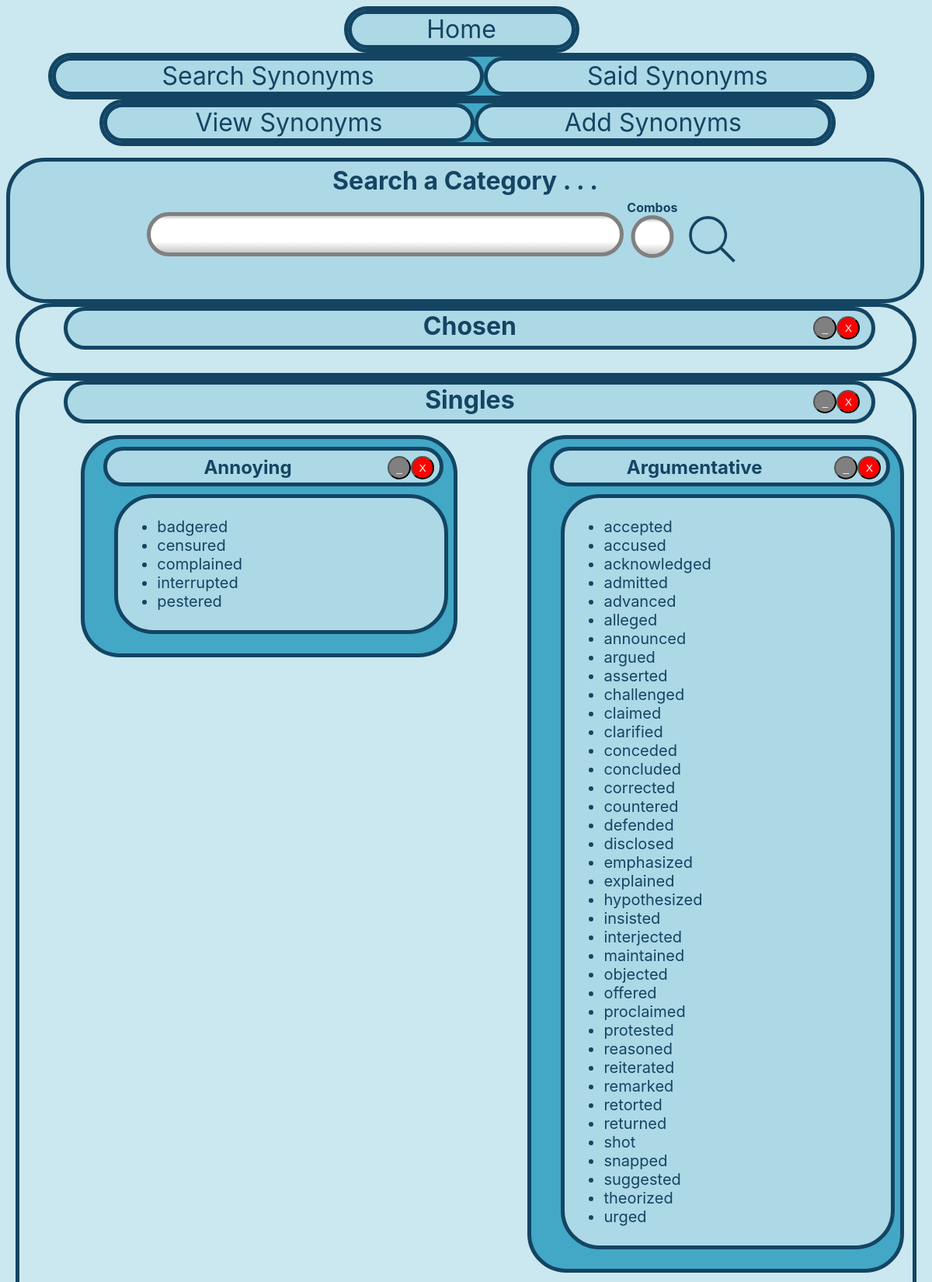
/said/ (upper part), run on the app's committed database.
### said_synonyms/models.py (models this page shows)
class Category (models.Model):
    name  = models.CharField(max_length=255)
    terms = models.ManyToManyField(SaidSynonym)
    class Meta:
        ordering = [ 'name' ]
    def __str__ (self):
        return self.name

class SaidSynonym (models.Model):
    term = models.CharField(max_length=255)
    class Meta:
        ordering = [ 'term' ]
    def __str__ (self):
        return self.term

### said_synonyms/views.py (the view)
# urls.py: path('', view_syns_view, name="Synonyms for 'said'"),
@csrf_exempt
def view_syns_view (request, *args, **kwargs):
    print(request)
    print(request.user)
    categories = create([])
    return render(request, 'view/view_synonyms.html', {
        'main_search_form': SearchForm(None),
        'categories': categories,
        'singles': True
    })

### said_synonyms/forms.py
class SearchForm (forms.Form):
    class Meta:
        fields = [
            'search_bar',
            'get_intersections'
        ]
    search_bar = forms.CharField (
        required=False,
        label='Search a Category . . . ',
        widget=forms.TextInput (
            attrs={
                'class': 'line-item search-bar',
                'id': 'main-search',
                'action': '/search/',
                'style': 'float: inherit;',
                'autocompletable': 'true',
                'name': 'search_bar'
            },
        ),
        max_length=255
    )
    get_intersections = forms.BooleanField(
        required=False,
        label='Combos',
        initial=False,
        help_text='This may take a while!',
        widget=forms.CheckboxInput (
            attrs={
                'class': 'intersection-button',
                'id': 'checkid'
            }
        )
    )

### said_synonyms/scripts/create_categories.py (called while the page is built)
def create (cat_list):
    all = len(cat_list) == 0
    print(all)
    return {
        str(x) : list(map(
            lambda term: str(term),
            x.terms.all()
        ))
        for x in Category.objects.all()#[:2]
        if all or str(x) in cat_list
    }

### said_synonyms/templates/view/view_synonyms.html (shortened to what this page needs)
{% extends 'base.html' %}
{% block content %}
{% include 'said_nav.html' %}
{% load static %}
<link rel="stylesheet" type="text/css" href="{% static 'css/main_css.css' %}" />
<link rel="stylesheet" type="text/css" href="{% static 'css/view_said_categories.css' %}" />
{% include 'search_form.html' %}
<div id="wrapper-wrapper-container">
    <div id="chosen">
        <div class="wrapper-wrapper" style="position: relative;" id="remove-container">
            <h1 class="wrapper-name box">
                Chosen
                <input type="button" onclick="remove(this); iso()" class="x down" value="X" style="top: 7px; right: 15px" />
                <input type="button" onclick="minimize(this); iso()" class="_ down" value="_" style="top: 7px; right: 45px" />
            </h1>
            <div id="minimize-container">
            </div>
        </div>
    </div>
    <div id="categories">
        <div class="wrapper-wrapper" style="position: relative;" id="remove-container">
            <h1 class="wrapper-name box">
                Singles
                <input type="button" onclick="remove(this); iso()" class="x down" value="X" style="top: 7px; right: 15px" />
                <input type="button" onclick="minimize(this); iso()" class="_ down" value="_" style="top: 7px; right: 45px" />
            </h1>
            <div id="minimize-container">
                <div class="categories-wrapper" id="categories-list-categories">
                    {% include 'category_list.html' with categories=categories singles=singles %}
                </div>
            </div>
        </div>
    </div>
</div>
{% endblock content %}

### templates/base.html (shortened to what this page needs)
<!DOCTYPE html>
<html lang="en">
    <body>
        {% include 'navbar.html' %}
        {% block content %}{% endblock content %}
    </body>
</html>

### templates/navbar.html (shortened to what this page needs)
<div class="nav-bar-d" style="width: 100%">
    <div class="table nav row" style="width: 25%; margin: auto; margin-bottom: 0px;">
        <div class="table-row row">
            <a href="/" class="table-cell nav col"> Home </a>
        </div>
    </div>
    <div class="table nav row" style="width: 90%; margin: auto">
        <div class="table-row row">
            <a href="/synonyms/" class="table-cell nav col"> Search Synonyms </a>
            <a href="/said/"     class="table-cell nav col"> Said Synonyms  </a>
        </div>
    </div>
</div>

### said_synonyms/templates/said_nav.html
<div class="nav-bar-d" style="width: 100%; margin-left: 8px;">
    <div class="table nav row" style="width: 80%; margin: auto">
        <div class="table-row row">
            <a href="/said/view/" class="table-cell nav col"> View Synonyms  </a>
            <a href="/said/add/"  class="table-cell nav col"> Add Synonyms </a>
        </div>
    </div>
</div>

### templates/search_form.html (shortened to what this page needs)
<div class="container" >
    <h1 style="text-align: center; margin-top: -0px;">
        {% for field in main_search_form %}
            {%  if field.name == 'search_bar' %}
                <div id="main-search-form-label">{{ field.label }}</div>
            {%  endif %}
        {% endfor %}
    </h1>
    <form
        action=""
        method="POST"
        id="main-search-form"
        class="line"
        style="
            margin-top: 10px;
        "
    > {% csrf_token %}
        {{ main_search_form.search_bar }}
        {% if main_search_form.get_intersections %}
            <div class="tooltip" style="top: -33px">
                <label for="checkid"> <b>{{ main_search_form.get_intersections.label }} </b></label>
            </div>
        {% endif %}
        {% load static %}
        <input
            type="image"
            src="
                {% if not plus %}
                    {% static 'images/search_icon.png'  %}
                {% else %}
                    {% static 'images/plus.png'  %}
                {% endif %}
            "
            class="line-item search-button"
            alt="submit"
            action="/search/"
            style="
                margin-top: -5px;
                /*  */
            "
            id="submit-button"
            onclick="return interceptSubmit()"
        />
    </form>
</div>

### said_synonyms/templates/category_list.html (shortened to what this page needs)
{% for category, syns in categories.items %}
    <div class="category-container box" id="remove-container">
        <h2
            class="category-name box"
            id="{{ category }}"
                onclick="flipCategory( '{{ category }}' )"
                style="cursor: pointer;"
        >
            <div class="bound">
                {{ category|title }}
            </div>
        </h2>
        <ul class="syn-list box" id="minimize-container">
            {% for syn in syns %}
                <li
                    class="syn"
                    onmouseover="hightlightTerms(this, '{{ syn }}')"
                    onmouseout="unHightlightTerms(this, '{{ syn }}')"
                    id="{{ syn }}"
                >
                    {{ syn }}
                </li>
            {% endfor %}
        </ul>
        <input type="button" onclick="
                move(this, '{{ category }}');
            iso();
        " class="x down" value="X" />
        <input type="button" onclick="minimize(this); iso();" class="_ down" value="_" />
    </div>
{% endfor %}

### said_synonyms/templates/view/view_synonyms_scripts.html (shortened to what this page needs)
{% load static %}

### said_synonyms/templates/common_scripts.html (shortened to what this page needs)
{% load static %}

### static/css/main_css.css (style rules this page uses)
.x { position: absolute; background: red; width: 30px; height: 30px; color: white; top: 10px; border-radius: 50%; right: 15px; }
._ { position: absolute; background: gray; width: 30px; height: 30px; color: white; top: 10px; border-radius: 50%; right: 45px; }
.container { margin-top: 15px; padding-top: 5px; display: inline-block; width: 100%; border-style: solid; border-width: 5px; background-color: #add8e6; border-color: #134563; border-radius: 50px; padding-bottom: 25px; }
.line { width: 70%; margin: auto; margin-top: -20px; }
.line-item { width: 800px; display: inline; vertical-align: middle; }
.search-bar { border-color: grey; border-style: solid; border-radius: 35px; border-width: 5px; width: 50vw; height: 45px; background-color: white; background: linear-gradient( 180deg, rgba(200,200,200,1) 0%, rgba(255,255,255,1) 10%, rgba(255,255,255,1) 70%, rgba(200,200,200,1) 100% ); font-size: xx-large; text-align: center; margin: auto; }
.search-button { height: 80px; width: 80px; cursor: pointer; margin-top: -5px; position: absolute; }

### static/css/view_said_categories.css (style rules this page uses)
.categories-wrapper { width: 100%; margin-left: 3%; display: inline-flex; justify-content: space-around; flex-wrap: wrap; flex-direction: row; }
.box { margin-top: 15px; padding-top: 5px; display: inline-block; border-style: solid; border-width: 5px; border-radius: 50px; padding-bottom: 25px; border-color: #134563; position: relative; }
.category-container { background-color: #43a7c6; width: 475px; height:fit-content }
.syn-list { background-color: #add8e6; width: 80%; margin: auto; margin-right: 7px; margin-top: -10px; float: right; padding-top: 25px; }
.bound { width: 80%; margin-left: 10px; margin-top: 7px; }
.category-name { background-color: #add8e6; width: 90%; margin-left: 5%; height: 10px; margin-top: 5px; text-align: center; vertical-align: middle; padding-top: 0; height: fit-content; padding-bottom: 5px; }
.syn { font-size:20px; margin-left: 10px; width: fit-content; }
.down { top: 22px; }
.x { right: 25px; }
._ { right: 55px; }
.wrapper-wrapper { display: block; border: 5px solid #134563; border-radius: 50px; margin: 0 0 0 1%; padding-bottom: 10px; }
.wrapper-name { background-color: #add8e6; width: 90%; margin-left: 5%; height: 20px; text-align: center; vertical-align: middle; padding-top: 0; margin: 0 0 -0px 5%; }
.tooltip { position: relative; display: inline-block; -webkit-touch-callout: none; -webkit-user-select: none; -khtml-user-select: none; -moz-user-select: none; -ms-user-select: none; user-select: none; }
input[type="checkbox"]:not(:checked) + label, input[type="checkbox"]:checked + label { position: relative; cursor: pointer; display: inline-block; padding-bottom: 50px; }
input[type="checkbox"]:not(:checked) + label:before, input[type="checkbox"]:checked + label:before { content: ''; position: absolute; left:50%; top: 20px; width: 45px; height: 45px; background: #f8f8f8; border-radius: 50%; border: 2px solid #aaa; -webkit-box-shadow: groove 0 0 13px rgba(0, 0, 0, 0.5); box-shadow: groove 0 0 13px rgba(0, 0, 0, 0.5); transform: translateX(-50%); background-color: white; border-color: grey; border-style: solid; border-radius: 35px; border-width: 5px; background: linear-gradient( 180deg, rgba(200,200,200,1) 0%, rgba(255,255,255,1) 10%, rgba(255,255,255,1) 70%, rgba(200,200,200,1) 100% ); }
input[type="checkbox"]:not(:checked) + label:after, input[type="checkbox"]:checked + label:after { content: '✔'; position: absolute; top: 20px; left: 0; right: 0; font-size: 34px; color: green; transition: all .2s; -webkit-transition: all .2s; -moz-transition: all .2s; -ms-transition: all .2s; -o-transition: all .2s; text-align: center; }
input[type="checkbox"]:not(:checked) + label:after { opacity: 0; transform: scale(0); }

### templates/navbar.html (style rules this page uses)
.nav { border: 5px solid #134563; text-align: center; }
.row { background-color: #43a7c6; border-radius: 50px; height: 50px; }
.col { border-radius: 25px; height: 25px; background-color: #add8e6; padding-right: 50px; padding-left: 50px; font-size:xx-large; transition: 0.5s; }

### templates/base.html (style rules this page uses)
body { background-color:#cbe7ef; margin-right: 20px; font-family:-apple-system, BlinkMacSystemFont, 'Segoe UI', Roboto, Oxygen, Ubuntu, Cantarell, 'Open Sans', 'Helvetica Neue', sans-serif; color: #134563 }
a { text-decoration: none; color: #134563; }
.table { display: table; }
.table-row { display:table-row; }
.table-cell { display:table-cell; }

### data on the page
Category: categories "Annoying"
SaidSynonym: syns "badgered"
SaidSynonym: syns "censured"
SaidSynonym: syns "complained"
SaidSynonym: syns "interrupted"
SaidSynonym: syns "pestered"
Category: categories "Argumentative"
SaidSynonym: syns "accepted"
SaidSynonym: syns "accused"
SaidSynonym: syns "acknowledged"
SaidSynonym: syns "admitted"
SaidSynonym: syns "advanced"
SaidSynonym: syns "alleged"
SaidSynonym: syns "announced"
SaidSynonym: syns "argued"
SaidSynonym: syns "asserted"
SaidSynonym: syns "challenged"
SaidSynonym: syns "claimed"
SaidSynonym: syns "clarified"
SaidSynonym: syns "conceded"
SaidSynonym: syns "concluded"
SaidSynonym: syns "corrected"
SaidSynonym: syns "countered"
SaidSynonym: syns "defended"
SaidSynonym: syns "disclosed"
SaidSynonym: syns "emphasized"
SaidSynonym: syns "explained"
SaidSynonym: syns "hypothesized"
SaidSynonym: syns "insisted"
SaidSynonym: syns "interjected"
SaidSynonym: syns "maintained"
SaidSynonym: syns "objected"
SaidSynonym: syns "offered"
SaidSynonym: syns "proclaimed"
SaidSynonym: syns "protested"
SaidSynonym: syns "reasoned"
SaidSynonym: syns "reiterated"
SaidSynonym: syns "remarked"
SaidSynonym: syns "retorted"
SaidSynonym: syns "returned"
SaidSynonym: syns "shot"
SaidSynonym: syns "snapped"
SaidSynonym: syns "suggested"
SaidSynonym: syns "theorized"
SaidSynonym: syns "urged"

### other printed values
{{ field.label }} "Search a Category . . ."
{{ main_search_form.get_intersections.label }} "Combos"
